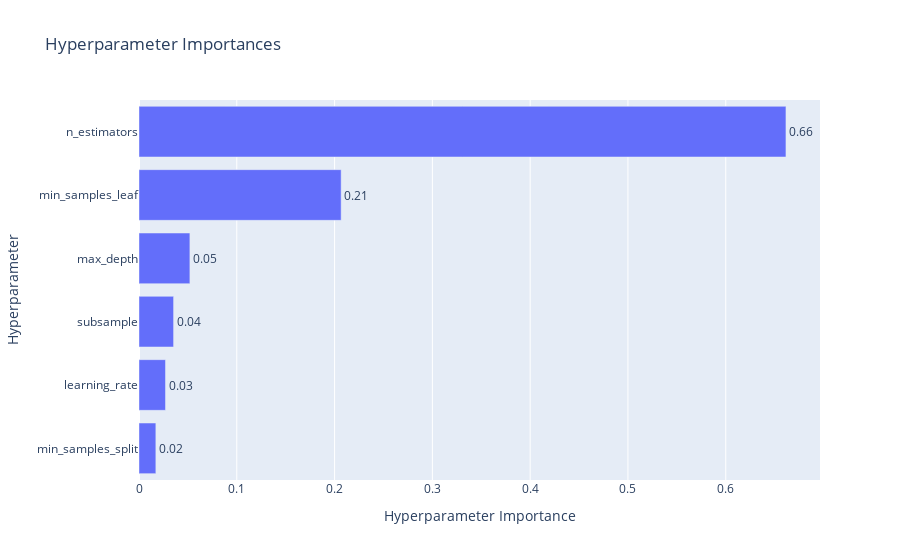

Notebook code cell kept with this figure:
### Code cell
# Visualize the parameter importance
optuna.visualization.plot_param_importances(study).show()

### Figure 1 — Plotly figure (JSON) as saved in the notebook; plotly's stock layout.template omitted (floating-point values rounded to 4 significant figures)
{"data": [{"cliponaxis": false, "hovertemplate": ["min_samples_split (IntDistribution): 0.017229771956336282<extra></extra>", "learning_rate (FloatDistribution): 0.02710021082027702<extra></extra>", "subsample (FloatDistribution): 0.03536358233680898<extra></extra>", "max_depth (IntDistribution): 0.052039144588462746<extra></extra>", "min_samples_leaf (IntDistribution): 0.20670309527574368<extra></extra>", "n_estimators (IntDistribution): 0.6615641950223714<extra></extra>"], "name": "Objective Value", "orientation": "h", "text": ["0.02", "0.03", "0.04", "0.05", "0.21", "0.66"], "textposition": "outside", "type": "bar", "x": [0.01723, 0.0271, 0.03536, 0.05204, 0.2067, 0.6616], "y": ["min_samples_split", "learning_rate", "subsample", "max_depth", "min_samples_leaf", "n_estimators"]}], "layout": {"title": {"text": "Hyperparameter Importances"}, "xaxis": {"title": {"text": "Hyperparameter Importance"}}, "yaxis": {"title": {"text": "Hyperparameter"}}}}
